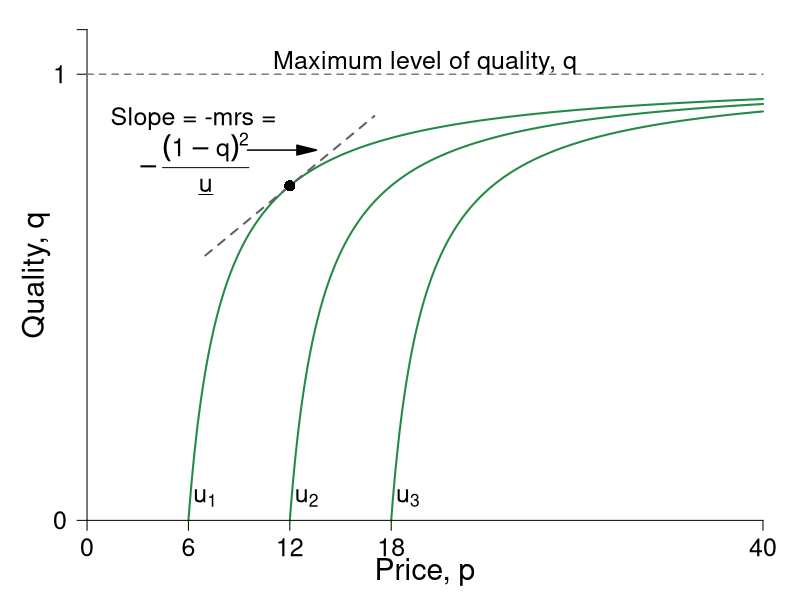

This figure's R source:
require(ggplot2)
require(shape)
pdf(file = "information_power/ch11_fig3.pdf", width = 9, height = 7)

#Set parameters for graphics
pointsize <- 1.8
axislabelsize <- 1.8
labelsize <- 1.5
namesize <- 1.8
annotatesize <- 1.5
graphlinewidth <- 2
segmentlinewidth <- 1.5

#Parameters for figures
u1 <- 4
u2 <- 10
u3 <- 16
delta1 <- 2
delta2 <- 2
delta3 <- 2

indiffFn1 <- function(p, u1 = 4, delta1 = 2) {
  1 - (delta1) / (p - u1)
}

indiffFn2 <- function(p, u2 = 10, delta2 = 2) {
  1 - (delta2) / (p - u2)
}

indiffFn3 <- function(p, u3 = 16, delta3 = 2) {
  1 - (delta3) / (p - u3)
}

#The derivative for the function q = 1 - delta/(p - u) = delta/p - u)^2;
#From that we get the derivative and substitute in the relevant values
#for delta, u and p; that is we get a slope of 1/32
#But we also need the intercept; 0.375 above, or q/2 as it stood
tangentLine <- function(p){
  0.375 + (1/32)*p
}

COL <- c("#bae4b3", "#74c476", "#238b45")
COLA <- c("#e0f3db", "#99d8c9","#66c2a4","#41ae76", "#238b45", "#005824")
COLB <- c("#c6dbef", "#4eb3d3", "#2b8cbe", "#0868ac","#084081")
COLC <- c("#fcfbfd", "#efedf5", "#dadaeb", "#bcbddc", "#9e9ac8", "#807dba", "#6a51a3", "#54278f", "#3f007d")
grays <- gray.colors(25, start = 1, end = 0)

par(mar =  c(3, 3, .5, .5))
xlims <- c(0, 40)
ylims <- c(0, 1.1)


plot(0, 0, xlim = xlims, ylim = ylims, type = "n",
     xlab = "",
     ylab = "",
     xaxt = "n", yaxt = "n", cex.lab = axislabelsize, bty = "n")

mtext(expression(paste("Price, ", p)), side=1, line = 1.5, cex = axislabelsize)
text(-3, ylims[2] - 0.5*(ylims[2] - ylims[1]), expression(paste("Quality, ", q)), xpd = TRUE, cex = axislabelsize, srt = 90) 


npts <- 500 
#xx1 <- seq(0, xlims[2], length.out = npts)
xx1 <- seq(u1 + delta1, xlims[2], length.out = npts)
xx2 <- seq(u2 + delta2, xlims[2], length.out = npts)
xx3 <- seq(u3 + delta3, xlims[2], length.out = npts)
xx4 <- seq(7, 17, 0.01)




#Draw the lines for the graphs
lines(xx1, indiffFn1(xx1), col = COLA[5], lwd = graphlinewidth)
lines(xx2, indiffFn2(xx2), col = COLA[5], lwd = graphlinewidth)
lines(xx3, indiffFn3(xx3), col = COLA[5], lwd = graphlinewidth)
lines(xx4, tangentLine(xx4), col = grays[22], lty = 2, lwd = graphlinewidth)

#Customize ticks and labels for the plot
ticksy <- c(0, 1, 1.1)
ylabels <- c(0, 1, NA)
ticksx <- c(0, 6, 12, 18, 40)
xlabels <- c(0, 6, 12, 18, 40)
axis(1, at = ticksx, pos = 0, labels = xlabels, cex.axis = labelsize)
axis(2, at = ticksy, pos = 0, labels = ylabels, las = 1, cex.axis = labelsize)

#Annotation of the three indifference curves
text(7, 0.05, expression(paste(u[1])), cex = labelsize)
text(13, 0.05, expression(paste(u[2])), cex = labelsize)
text(19, 0.05, expression(paste(u[3])), cex = labelsize)

#Line for the max quality, q = 1 
segments(0, 1, 40, 1, lty = 2, col = grays[20], lwd = segmentlinewidth)
#Annotating line of 100% quality
text(20, 1.025, expression(paste("Maximum level of quality, q")), cex = labelsize)

#Add a point for the tangency
points(12, 0.75, pch = 16, col = "black", cex = 1.5)

#Arrow to Slope of BRF
Arrows(9.5, .83, 13, .83, col = "black", lty = 1, lwd = 1.5, arr.type = "triangle")
text(6.3, 0.9, expression(paste("Slope = -mrs =")), cex = labelsize)
text(6.3, 0.8, expression(paste(-frac((1-q)^2, underline(u)))), cex = labelsize)
#text(5, 0.8, expression(paste(" = ", frac((1-q)^2,  underline("u")))), cex = labelsize)
dev.off()
